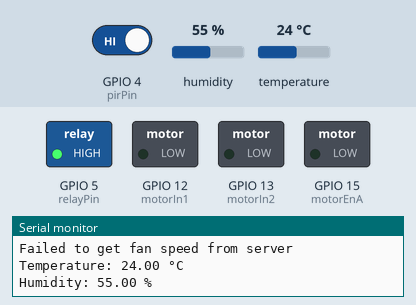
A sketch run on a simulated ESP8266 (NodeMCU). On the bench: switched loads named in the sketch (green lamp = pin HIGH), the last lines printed to the serial monitor. Inputs (shaded band) come from the test bench; at power-on: GPIO 4 (pirPin) HIGH, humidity 55 %, temperature 24 °C. WiFi joins after 1.5 s; servers stay silent unless stated; uploads are accepted with an empty reply.

Above: at 3.2 s.
3.3 s: GPIO 4 (pirPin) driven LOW
At 5.3 s:
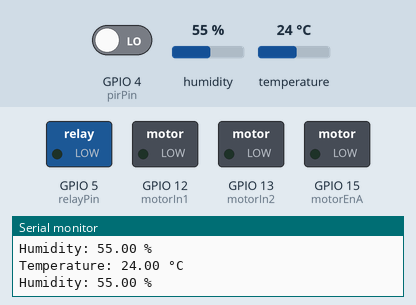
6.2 s: GPIO 4 (pirPin) driven HIGH
At 7.7 s:
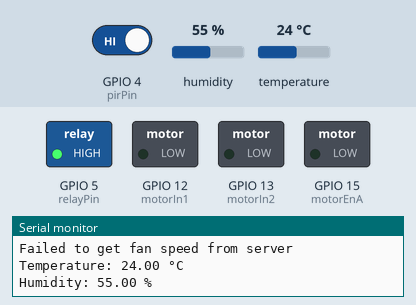
Timing chart, 0 to 9.2 s (numbered marks = the images above; inputs shaded):
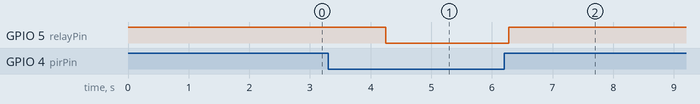

Measured:
- after the input at 3.3 s, GPIO 5 (relayPin): HIGH → LOW after 0.95 s
- after the input at 6.2 s, GPIO 5 (relayPin): LOW → HIGH after 0.08 s

The sketch:

Arduino.ino
```cpp
#include <Adafruit_Sensor.h>
#include <DHT.h>
#include <DHT_U.h>
#include <ESP8266WiFi.h>
#include <ESP8266HTTPClient.h>

#define DHTPIN 0
#define DHTTYPE DHT11

const int pirPin = 4;
const int relayPin = 5;
const int motorIn1 = 12;
const int motorIn2 = 13;
const int motorEnA = 15;

#define RELAY_ON LOW
#define RELAY_OFF HIGH

int pirState = LOW;
DHT dht(DHTPIN, DHTTYPE);

const char* ssid = "Bharani Kumar";
const char* password = "Bharani2004";
const char* serverName = "http://192.168.96.45:5001/predict";
int motorSpeeds[] = {200, 190, 205, 255, 240, 255};
void setup() {
  Serial.begin(115200);
  pinMode(pirPin, INPUT);
  pinMode(relayPin, OUTPUT);
  pinMode(motorIn1, OUTPUT);
  pinMode(motorIn2, OUTPUT);
  pinMode(motorEnA, OUTPUT);
  dht.begin();
  digitalWrite(relayPin, RELAY_OFF);
  digitalWrite(motorIn1, LOW);
  digitalWrite(motorIn2, LOW);
  WiFi.begin(ssid, password);
  while (WiFi.status() != WL_CONNECTED) {
    delay(1000);
    Serial.println("Connecting to WiFi...");
  }
  Serial.println("Connected to WiFi");
}
void loop() {
  pirState = digitalRead(pirPin);
  float temperature = dht.readTemperature();
  float humidity = dht.readHumidity();
  if (pirState == LOW) {
    digitalWrite(relayPin, RELAY_ON);
    digitalWrite(motorIn1, LOW);
    digitalWrite(motorIn2, LOW);
    analogWrite(motorEnA, 0);
  } else {
    digitalWrite(relayPin, RELAY_OFF);
    if (!isnan(temperature) && !isnan(humidity)) {
      int fanSpeed = sendToFlask(temperature, humidity);
      if (fanSpeed >= 0) {
        int motorSpeed = mapFanSpeedToPWM(fanSpeed);
        digitalWrite(motorIn1, HIGH);
        digitalWrite(motorIn2, LOW);
        analogWrite(motorEnA, motorSpeed);
        Serial.print("Mapped Motor PWM Speed: ");
        Serial.println(motorSpeed);
      } else {
        Serial.println("Failed to get fan speed from server");
      }
    }
  }
  Serial.print("Temperature: ");
  Serial.print(temperature);
  Serial.println(" °C");
  Serial.print("Humidity: ");
  Serial.print(humidity);
  Serial.println(" %");
  delay(2000);
}
int sendToFlask(float temperature, float humidity) {
  if (WiFi.status() == WL_CONNECTED) {
    WiFiClient client;
    HTTPClient http;
    String jsonPayload = "{\"temperature\":" + String(temperature) + ",\"humidity\":" + String(humidity) + "}";
    http.begin(client, serverName);
    http.addHeader("Content-Type", "application/json");
    int httpResponseCode = http.POST(jsonPayload);
    int fanSpeed = -1;

    if (httpResponseCode > 0) {
      String response = http.getString();
      int fanSpeedIndex = response.indexOf("\"fanSpeed\": ");
      if (fanSpeedIndex != -1) {
        fanSpeed = response.substring(fanSpeedIndex + 12).toInt();
        Serial.println("Received Fan Speed from server: " + String(fanSpeed));
      } else {
        Serial.println("Fan speed not found in response");
      }
    } else {
      Serial.println("Error in sending POST request");
    }

    http.end();
    return fanSpeed;
  } else {
    Serial.println("WiFi not connected");
    return -1;
  }
}
int mapFanSpeedToPWM(int fanSpeed) {
  if (fanSpeed >= 1 && fanSpeed <= 6) {
    return motorSpeeds[fanSpeed - 1];
  } else {
    return motorSpeeds[0];
  }
}
```
